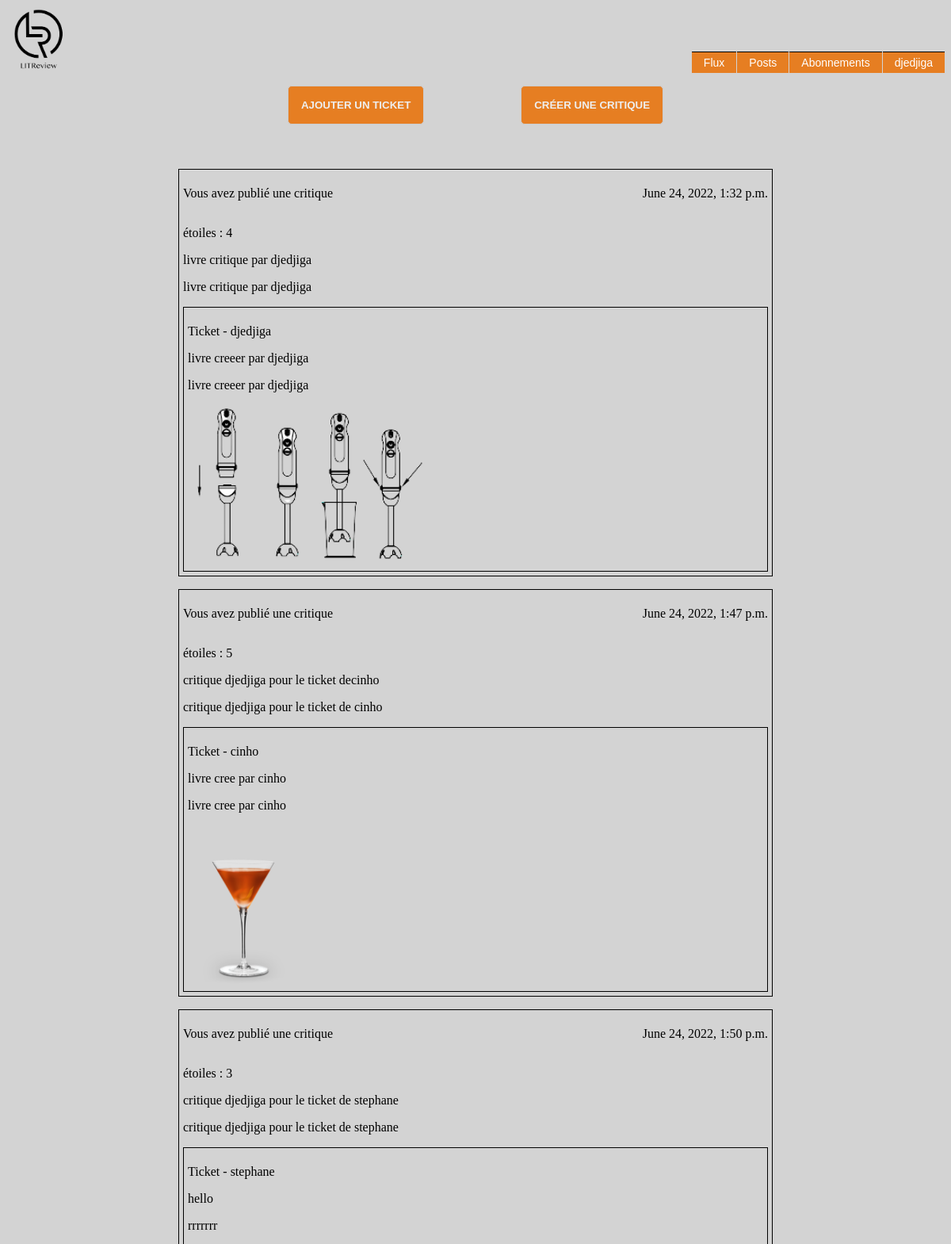
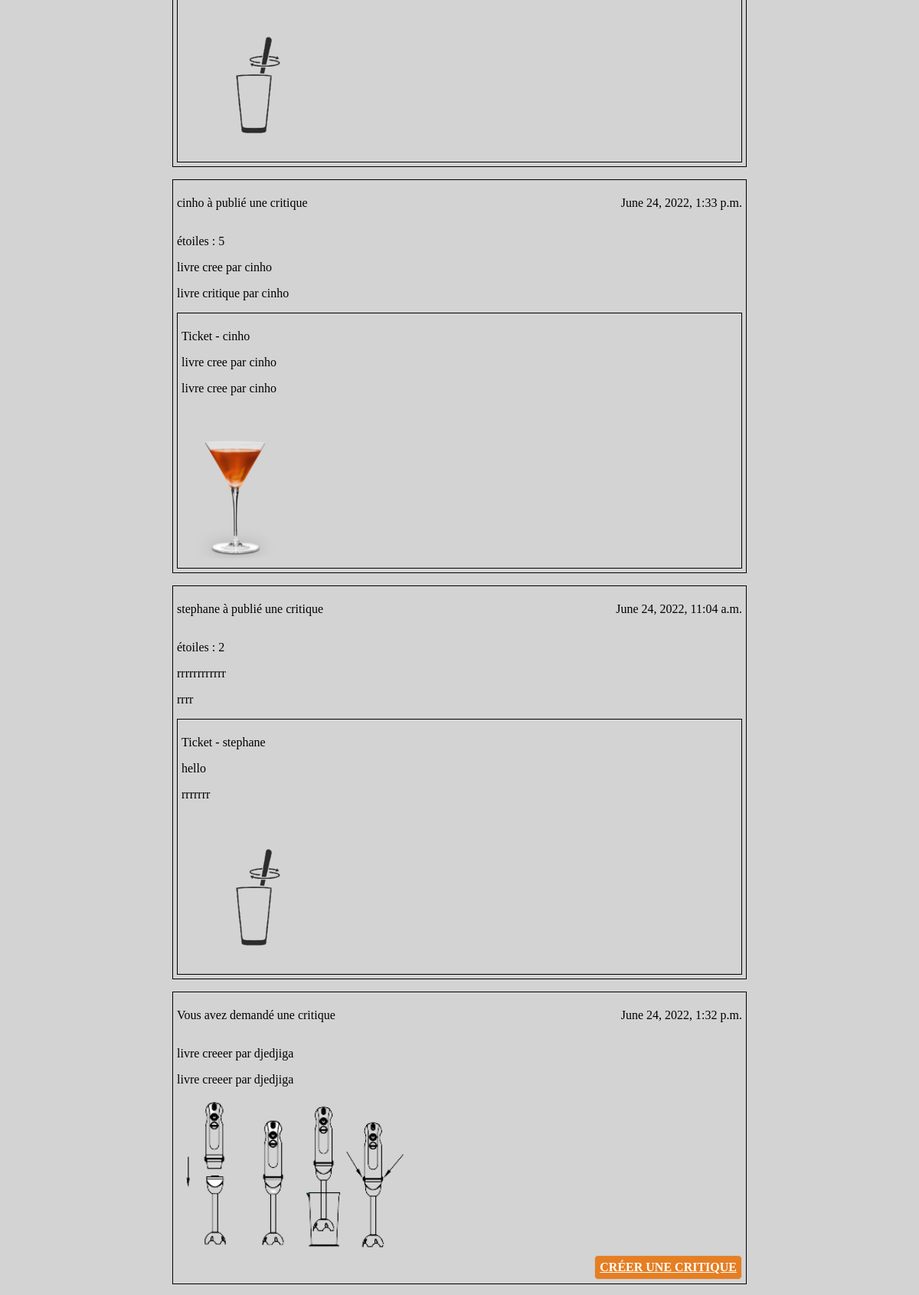
Screenshot of /home/ (signed in, upper part) with the database file from the repository (2 pictures, top to bottom).
### blog/models.py (models this page shows)
class Review(models.Model):
    ticket = models.ForeignKey(to=Ticket, on_delete=models.CASCADE)
    rating = models.PositiveSmallIntegerField(
        validators=[MinValueValidator(0), MaxValueValidator(5)])
    headline = models.CharField(max_length=128)
    body = models.CharField(max_length=8192, blank=True)
    user = models.ForeignKey(
        to=settings.AUTH_USER_MODEL, on_delete=models.CASCADE)
    time_created = models.DateTimeField(auto_now_add=True)

class Ticket(models.Model):
    title = models.fields.CharField(max_length=128)
    description = models.fields.CharField(max_length=2048)
    user = models.ForeignKey(
        to=settings.AUTH_USER_MODEL,
        on_delete=models.CASCADE
    )
    image = models.ImageField(null=True, blank=True)
    time_created = models.DateTimeField(auto_now_add=True)

### blog/views.py (the view)
# urls.py: 2. Add a URL to urlpatterns:  path('', views.home, name='home')
@login_required
def home(request):
    reviews_list = []
    reviews_users_followers_list = []
    tickets_list = []
    reviews = Review.objects.filter(user_id=request.user.id)
    tickets = Ticket.objects.filter(user_id=request.user.id)
    reviews_list.append(reviews)
    tickets_list.append(tickets)
    list_users_followed = UserFollows.objects.filter(user=request.user)
    list_users_followers = UserFollows.objects.filter(followed_user_id=request.user)
    if list_users_followed is not None:
        for user_followed in list_users_followed:
            reviews_users_followed = Review.objects.filter(user_id=user_followed.followed_user.id)
            tickets_users_followed = Ticket.objects.filter(user_id=user_followed.followed_user.id)
            if reviews_users_followed is not None:
                reviews_list.append(reviews_users_followed)
            if tickets_users_followed is not None:
                tickets_list.append(tickets_users_followed)
    if list_users_followers is not None:
        for user_followers in list_users_followers:
            reviews_users_followers = Review.objects.filter(user_id=user_followers.user.id)
            if reviews_users_followers is not None:
                for review_user in reviews_users_followers:
                    reviews_users_followers_list.append(review_user.ticket.id)
                for ticket in tickets:
                    if ticket.id in reviews_users_followers_list:
                        review_user = Review.objects.filter(
                            ticket_id=ticket.id,
                            user_id=user_followers.user.id
                        )
                        reviews_list.append(review_user)
    context = {
        'reviews': reviews_list,
        "tickets": tickets_list
    }
    return render(request, 'blog/home.html', context=context)

### blog/templates/blog/home.html (shortened to what this page needs)
{% extends 'blog/base.html' %}
{% block content %}
<div class="wrapper">
    <section class="login-container">
        <div class="login_container_home">
            <form method="link" action="{% url 'add_tickets' %}">
                <button type="submit" class="btn btn-lg btn-success btn-block">Ajouter  un  ticket</button>
            </form>
            <form method="link" action="{% url 'add_critique' %}">
                <button type="submit" class="btn btn-lg btn-success btn-block">Créer une critique</button>
            </form>
        </div>
        {% for reviews_users in reviews %}
            {% for review in reviews_users %}
                <div class="encadrement_post_critique">
                    <div class="publication_date">
                        {% if review.user == request.user %}
                            <p> Vous avez publié une critique</p>
                        {% else %}
                            <p> {{review.user}} à publié une critique</p>
                        {% endif %}
                        <p> {{ review.time_created }}</p>
                    </div>
                    <p>étoiles : {{ review.rating }}</p>
                    <p> {{ review.body }}</p>
                    <p>{{ review.headline }}</p>
                    <div class="encadrement_post_critique">
                        <p>Ticket - {{ review.ticket.user }}</p>
                        <p>{{ review.ticket.title }}</p>
                        <p>{{ review.ticket.description }}</p>
                        <img src="/media/{{ review.ticket.image }}">
                    </div>
                </div>
            {% endfor %}
        {% endfor %}
        {% for tickets_user in tickets %}
            {% for ticket in tickets_user %}
                <div class="encadrement_post_critique">
                    <div class="publication_date">
                        {% if ticket.user == request.user %}
                            <p> Vous avez demandé une critique</p>
                        {% else %}
                            <p>{{ticket.user }} a demandé une critique</p>
                        {% endif %}
                        <p> {{ ticket.time_created }}</p>
                    </div>
                    <p>{{ticket.title }}</p>
                    <p>{{ticket.description }}</p>
                    <img src="/media/{{ticket.image }}">
                    <div class="button-container">
                        <a type="submit" class="default-button" href="{% url 'creatreview' ticket.id %}">Créer une critique</a>
                    </div>
                </div>
            {% endfor %}
        {% endfor %}
    </section>
</div>
{% endblock content %}

### blog/templates/blog/base.html (shortened to what this page needs)
<!DOCTYPE html>
{% load static %}
<html lang="en">
    <head>
        <link rel="stylesheet" href="{% static 'blog/styles.css' %}" />
    </head>
    <body>
        {% if user.is_authenticated %}
        <div id="bloc_page">
            <header>
                <div id="titre_principal">
                    <div id="logo">
                        <img class="logo_img" src="{% static 'images/logo.png' %}" alt="Logo_page"/>
                    </div>
                </div>
                <ul id="menu">
                    <li><a href="{% url 'home' %}">Flux</a></li>
                    <li><a href="{% url 'post' %}">Posts</a></li>
                    <li><a href="{% url 'abonnements' %}">Abonnements</a></li>
                    <li><a href="#">{{request.user}}</a>
                    </li>
                </ul>
            </header>
        </div>
        {% endif %}
        {% block content %}{% endblock content %}
    </body>
</html>

### blog/static/blog/styles.css (style rules this page uses)
body { background-color: lightgrey; }
#bloc_page { width: 900px; margin: auto; }
@media all and (max-width: 2400px) { #bloc_page { width: auto; } }
header { display: flex; justify-content: space-between; align-items: flex-end; }
#logo img { height: 80px; }
header ul { font-family: Arial, Verdana; font-size: 14px; margin: 0; padding: 0; list-style: none; }
header ul li { display: block; position: relative; float: left; }
header ul li a { display: block; text-decoration: none; color: white; border-top: 1px solid black; padding: 5px 15px 5px 15px; background: #e67e22; margin-left: 1px; white-space: nowrap; }
.login-container { display: block; width: 750px; margin: auto; flex-direction: column; align-items: center; }
.login_container_home { display: flex; justify-content: space-evenly; margin-bottom:40px; padding: 16px; }
.button-container { display: flex; justify-content: flex-end; }
.publication_date { display: flex; justify-content: space-between; }
section.login-container > div { text-align: left; }
form input[type="text"], form button[type="submit"] { color: #333; border: 1px solid #ccc; border-radius: 5px; }
form button[type="submit"] { font-weight: bold; color: #eee; text-transform: uppercase; background-color: #e67e22; }
.default-button { font-weight: bold; color: white; text-transform: uppercase; background-color: #e67e22; padding: 6px; border: 1px solid #ccc; border-radius: 5px; outline: 0; }
img { height: 200px; }
.logo_img { height: 80px; }
.encadrement_post_critique { border: 1px solid black; padding: 5px; text-align:left; }
.btn { padding: 16px; }
p { word-wrap: break-word; }

### rows the page displays
Review: shows "Vous avez publié une critique", time_created "June 24, 2022, 1:32 p.m.", rating "4", body "livre critique par djedjiga", headline "livre critique par djedjiga", ticket.user "djedjiga", ticket "livre creeer par djedjiga", ticket.description "livre creeer par djedjiga", ticket.image (picture)
Review: shows "Vous avez publié une critique", time_created "June 24, 2022, 1:47 p.m.", rating "5", body "critique djedjiga pour le ticket decinho", headline "critique djedjiga pour le ticket de cinho", ticket.user "cinho", ticket "livre cree par cinho", ticket.description "livre cree par cinho", ticket.image (picture)
Review: shows "Vous avez publié une critique", time_created "June 24, 2022, 1:50 p.m.", rating "3", body "critique djedjiga pour le ticket de stephane", headline "critique djedjiga pour le ticket de stephane", ticket.user "stephane", ticket "hello", ticket.description "rrrrrrr", ticket.image (picture)
Review: user "cinho", time_created "June 24, 2022, 1:33 p.m.", rating "5", body "livre cree par cinho", headline "livre critique par cinho", ticket.user "cinho", ticket "livre cree par cinho", ticket.description "livre cree par cinho", ticket.image (picture)
Review: user "stephane", time_created "June 24, 2022, 11:04 a.m.", rating "2", body "rrrrrrrrrrrr", headline "rrrr", ticket.user "stephane", ticket "hello", ticket.description "rrrrrrr", ticket.image (picture)
Ticket: shows "Vous avez demandé une critique", time_created "June 24, 2022, 1:32 p.m.", title "livre creeer par djedjiga", description "livre creeer par djedjiga", image (picture)

### other values shown
{{ request.user }} "djedjiga"
